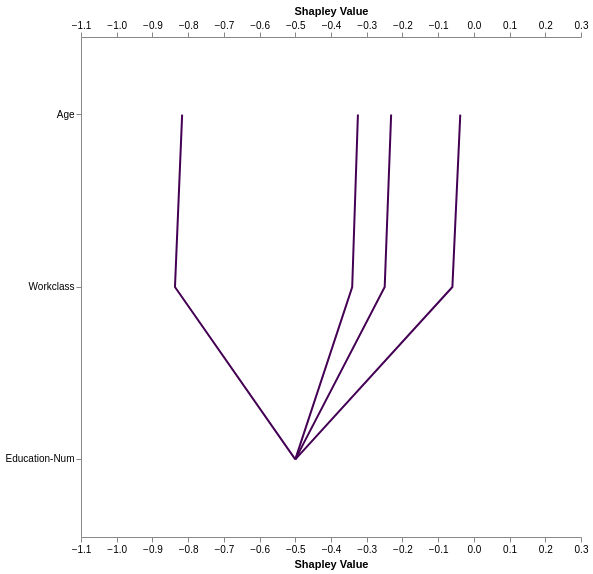

This figure's Vega-Lite source:
### Vega specification from a JSON file in a GitHub repository (floating-point values rounded to 4 significant figures)
{"$schema": "https://vega.github.io/schema/vega/v5.json", "description": "Cumulative Line Graph of Shapley Values for Each Individual with Expected Value and Ordered Columns.", "width": 500, "height": 500, "padding": 5, "data": [{"name": "table", "values": [{"Column": "Age", "Shapley_Value": -0.6933, "individual": 1, "expected_value": 0.5}, {"Column": "Workclass", "Shapley_Value": 0.01601, "individual": 1, "expected_value": 0.5}, {"Column": "Education-Num", "Shapley_Value": 0.1594, "individual": 1, "expected_value": 0.5}, {"Column": "Age", "Shapley_Value": 0.8933, "individual": 2, "expected_value": 0.5}, {"Column": "Workclass", "Shapley_Value": 0.02008, "individual": 2, "expected_value": 0.5}, {"Column": "Education-Num", "Shapley_Value": -0.3369, "individual": 2, "expected_value": 0.5}, {"Column": "Age", "Shapley_Value": 0.5233, "individual": 3, "expected_value": 0.5}, {"Column": "Workclass", "Shapley_Value": 0.01801, "individual": 3, "expected_value": 0.5}, {"Column": "Education-Num", "Shapley_Value": 0.2504, "individual": 3, "expected_value": 0.5}, {"Column": "Age", "Shapley_Value": -0.7833, "individual": 4, "expected_value": 0.5}, {"Column": "Workclass", "Shapley_Value": 0.02208, "individual": 4, "expected_value": 0.5}, {"Column": "Education-Num", "Shapley_Value": 0.4399, "individual": 4, "expected_value": 0.5}]}, {"name": "data_agg", "source": "table", "transform": [{"type": "aggregate", "groupby": ["Column"], "fields": ["Shapley_Value"], "ops": ["average"], "as": ["avg_Shapley_Value"]}, {"type": "collect", "sort": {"field": "avg_Shapley_Value", "order": "descending"}}, {"type": "window", "sort": {"field": "avg_Shapley_Value", "order": "descending"}, "ops": ["row_number"], "as": ["rank"]}]}, {"name": "data_sorted", "source": "table", "transform": [{"type": "lookup", "from": "data_agg", "key": "Column", "fields": ["Column"], "values": ["rank", "avg_Shapley_Value"], "as": ["rank", "avg_Shapley_Value"]}, {"type": "window", "sort": {"field": "rank", "order": "ascending"}, "groupby": ["individual"], "ops": ["sum"], "fields": ["Shapley_Value"], "as": ["cumulative_sum"], "frame": [null, 0]}, {"type": "formula", "as": "cumulative_sum_expected_value", "expr": "datum.cumulative_sum - datum.expected_value"}, {"type": "formula", "expr": "datum.cumulative_sum_expected_value - datum.Shapley_Value", "as": "start"}]}], "scales": [{"name": "yscale", "type": "band", "domain": {"data": "table", "field": "Column"}, "range": "height", "paddingInner": 0.1}, {"name": "xscale", "type": "linear", "domain": {"data": "data_sorted", "fields": ["start", "cumulative_sum_expected_value"]}, "range": "width", "nice": true, "zero": true}, {"name": "color", "type": "linear", "domain": {"data": "data_sorted", "field": "avg_Shapley_Value"}, "range": {"scheme": "viridis"}}], "axes": [{"orient": "left", "scale": "yscale"}, {"orient": "bottom", "scale": "xscale", "title": "Shapley Value"}, {"orient": "top", "scale": "xscale", "title": "Shapley Value"}], "marks": [{"type": "group", "from": {"facet": {"name": "individualSeries", "data": "data_sorted", "groupby": "individual"}}, "marks": [{"type": "line", "from": {"data": "individualSeries"}, "encode": {"enter": {"x": {"scale": "xscale", "field": "start"}, "x2": {"scale": "xscale", "field": "cumulative_sum_expected_value"}, "y": {"scale": "yscale", "field": "Column", "band": 0.5}, "stroke": {"scale": "color", "field": "avg_Shapley_Value"}, "strokeWidth": {"value": 2}}}}]}]}
